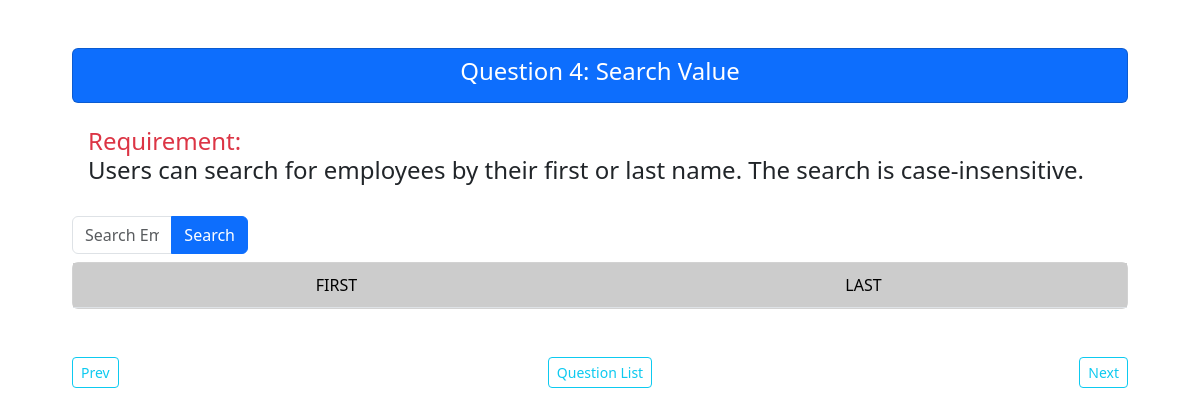
Page /question4 on the earlier database version.
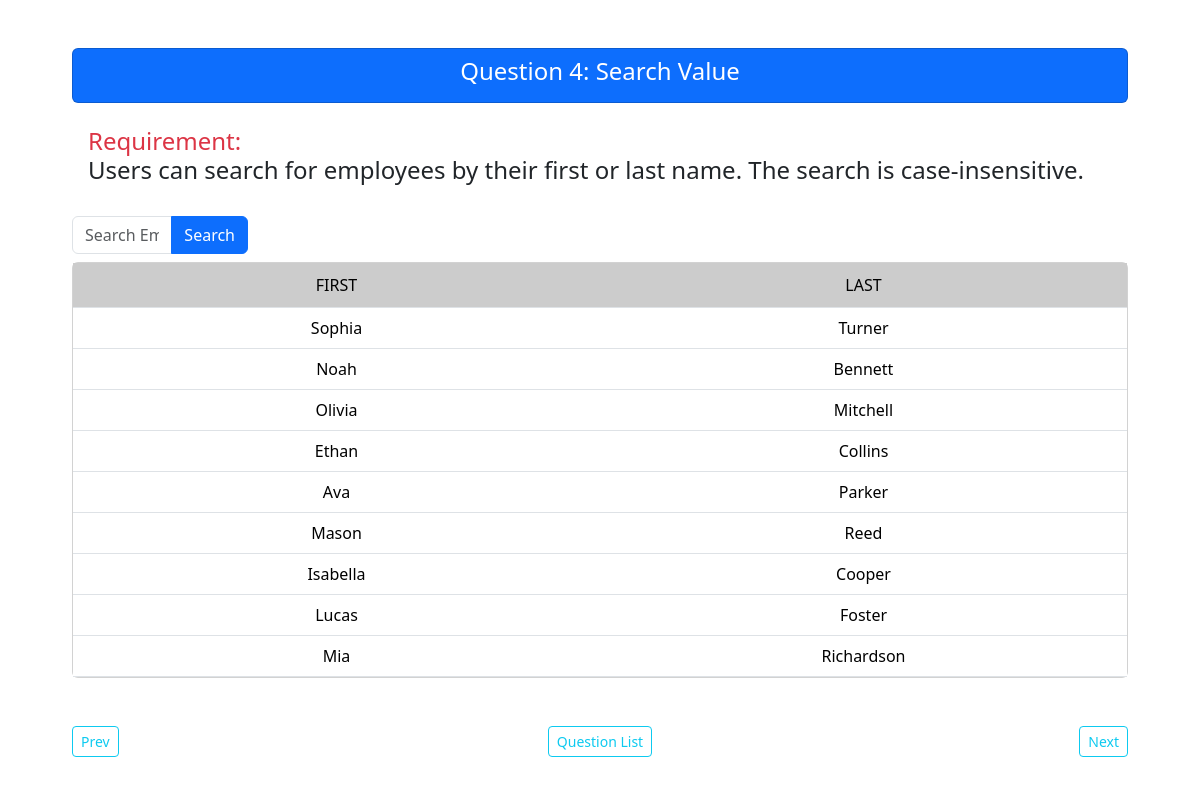
Same page on the later database version.
### questions/models.py (models this page shows)
class Employee(models.Model):
    first_name = models.CharField(max_length=255, default="")
    last_name = models.CharField(max_length=255, default="")

### questions/views.py (the view)
# urls.py: path("question4", question4, name="question4"),
def question4(request):
    context = {"emp_list": Employee.objects.all()}
    search_val = request.GET.get("search_val")
    if search_val:
        context["curr_search"] = search_val
        messages.error(request, f"Your search value is {search_val}")
    return render(request, "questions/question4.html", context)

### questions/templates/questions/question4.html (shortened to what this page needs)
{% extends 'base.html' %}
{% load static %}
{% block question_head %}
Question 4: Search Value
{% endblock %}
{% block question_detail %}
    Users can search for employees by their first or last name. The search is case-insensitive.
{% endblock %}
{% block body_content %}
<form method='GET'>
    <div class='col-md-2'>
        <div class='input-group'>
            <input class='form-control' id='search_val' name='search_val' placeholder='Search Employee' value="{{curr_search|default:''}}">
            <button class='btn btn-primary'>Search</button>
        </div>
    </div>
</form>
<div class='card mt-2'>
    <table class="table table-hover table-fixed text-center mb-0">
        <thead class='thead-sticky'>
            <tr class='fw-bold'>
                <th width='50%'>First</th>
                <th width='50%'>Last</th>
            </tr>
        </thead>
        <tbody class="text-center">
            {% for emp in emp_list %}
            <tr>
                <td>{{emp.first_name}}</td>
                <td>{{emp.last_name}}</td>
            </tr>
            {% endfor %}
        </tbody>
    </table>
</div>
{% include "questions/includes/bottom_pagination.html" with question=4 is_last=False %}
{% endblock %}

Differences in the rows shown:
added Employee: first_name "Sophia", last_name "Turner"
added Employee: first_name "Noah", last_name "Bennett"
added Employee: first_name "Olivia", last_name "Mitchell"
added Employee: first_name "Ethan", last_name "Collins"
added Employee: first_name "Ava", last_name "Parker"
added Employee: first_name "Mason", last_name "Reed"
added Employee: first_name "Isabella", last_name "Cooper"
added Employee: first_name "Lucas", last_name "Foster"
added Employee: first_name "Mia", last_name "Richardson"
